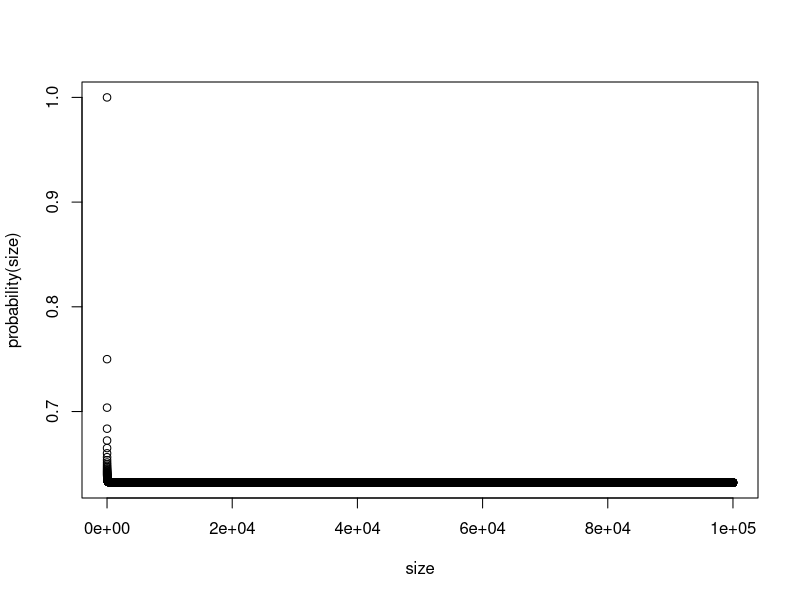
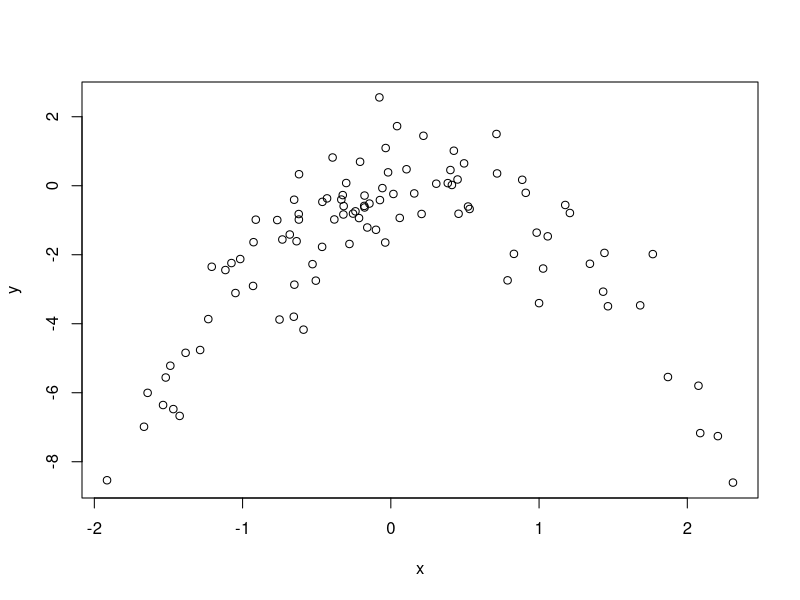

Write the R code that produced these figures, in order.
## ---- chunk 1
probability <- function(n) {
  1 - (1 - 1/n)^n
  }
size <- c(1:100000)
plot(size, probability(size))
## ---- chunk 2
store <- rep(NA, 10000)
for(i in 1:10000){
  store[i] <- sum(sample(1:100, rep=TRUE)==4)>0 
}
mean(store)
## ---- chunk 3
set.seed(1)
y  <-  rnorm(100)
x  <-  rnorm(100)
y  <-  x - 2*x^2 + rnorm(100)
## ---- chunk 4
plot(x, y)
## ---- chunk 5
library(boot)
data  <-  data.frame(x,y)
set.seed(1)
glm.fit1  <-  glm(y~x)
cv.glm(data, glm.fit1)$delta
glm.fit2  <-  glm(y~poly(x,2))
cv.glm(data, glm.fit2)$delta
glm.fit3  <-  glm(y~poly(x,3))
cv.glm(data, glm.fit3)$delta
glm.fit4  <-  glm(y~poly(x,4))
cv.glm(data, glm.fit4)$delta
## ---- chunk 6
set.seed(10)
glm.fit1  <-  glm(y~x)
cv.glm(data, glm.fit1)$delta
glm.fit2  <-  glm(y~poly(x,2))
cv.glm(data, glm.fit2)$delta
glm.fit3 <- glm(y~poly(x,3))
cv.glm(data, glm.fit3)$delta
glm.fit4 <- glm(y~poly(x,4))
cv.glm(data, glm.fit4)$delta
## ---- chunk 7
summary(glm.fit4)
## ---- chunk 8
library(MASS)
attach(Boston)
mu <- mean(medv)
mu
## ---- chunk 9
se <- sd(medv) / sqrt(length(medv))
se
## ---- chunk 10
set.seed(1)
library(boot)
boot.fn <- function(data, index){
  mean(data[index])
} 
bstrap <- boot(medv, boot.fn, 1000)
bstrap
## ---- chunk 11
t.test(medv)
# 21.72953 23.33608
c(bstrap$t0 - 2*0.4119, bstrap$t0 + 2*0.4119)
# 21.70901 23.35661
## ---- chunk 12
mu_med <- median(medv)
mu_med
## ---- chunk 13
set.seed(1)
boot.fn <- function(data,index){
  median(data[index])
}
boot(medv, boot.fn, 1000)
## ---- chunk 14
mu_tenth <- quantile(medv, c(0.1))
mu_tenth
## ---- chunk 15
set.seed(1)
boot.fn <- function(data,index){
  quantile(data[index],p=0.1)
}
boot(medv, boot.fn, 1000)
## ---- chunk 16
bootsample <- matrix(c(4.85, 2.61, 1.95, 4.95, 2.61, 1.95, 4.63,
                      3.31, 4.95, 2.61, 3.31, 4.63, 4.95, 4.63,
                      1.95, 2.61, 3.31, 1.95, 2.61, 4.85, 1.95,
                      1.95, 3.31, 2.61, 4.85, 1.95, 1.95, 4.95,
                      1.95, 4.95, 4.57, 4.95, 4.57, 4.63, 3.31,
                      4.63, 4.85, 4.85, 3.31, 4.95, 3.31, 1.95,
                      4.95, 4.95, 4.57, 1.95, 4.57, 4.85, 1.95,
                      4.95, 1.95, 1.95, 2.61, 4.95, 2.61, 1.95,
                      4.57, 4.85, 1.95, 3.31, 4.57, 4.85, 2.61,
                      1.95, 2.61, 1.95, 4.85, 4.95, 4.63, 4.57), nrow = 10, byrow = T)
B <- nrow(bootsample)
Tboot <- rep(0,B)
for(i in 1:B){
  Tboot[i] <- mean(bootsample[i,])
}
theta. <- mean(Tboot)
theta.
sample.mean <- mean(c(4.63, 2.61, 4.95, 1.95, 3.31, 4.85, 4.57))
sample.mean
## ---- chunk 17
theta_b <- c(3.36, 4.06, 2.75, 3.08, 4.13, 3.98, 3.97, 3.00, 3.82, 3.64)
dif <- rep(c(0),B)
for(i in 1:B){
   dif[i] <- theta_b[i]-theta.
}
dif
se.theta <- sqrt((1/(B-1))*sum((dif)^2))
se.theta
